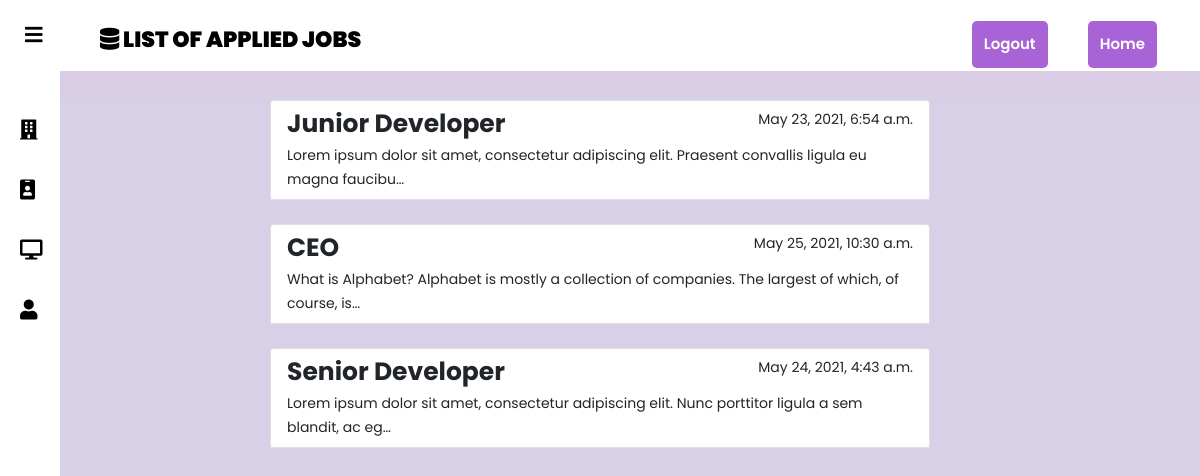
/student/appliedjobs/ (signed in), run on the app's committed database.
### company/models.py (models this page shows, shortened)
class Applicants(models.Model):
    job=models.ForeignKey(Job,null=True,on_delete=models.CASCADE)
    applicant=models.ForeignKey(get_user_model(),null=True,on_delete=models.CASCADE)
    date_of_application=models.DateField(default=timezone.now)

class Job(models.Model):
    user=models.ForeignKey(get_user_model(),null=True,on_delete=models.CASCADE)
    position=models.CharField(max_length=200)
    expected=models.TextField()
    salary=models.DecimalField(max_digits=10,decimal_places=2)
    vacancy=models.IntegerField()
    desc=models.TextField()
    job_time=models.DecimalField(max_digits=4,decimal_places=2)
    job_responsibilty=models.TextField()
    date_posted=models.DateTimeField(default=timezone.now)
    hide_key=models.BooleanField(default=False)

### student/views.py (the view)
# urls.py: path('appliedjobs/',AppliedStudentList,name="applied-job-list"),
def AppliedStudentList(request):
    applied=Applicants.objects.filter(applicant=request.user)
    context={
        'applied':applied,
    }
    return render(request,'student/applied_list.html',context)

### student/templates/student/applied_list.html (shortened to what this page needs)
{% extends 'student/basic.html'%}
{%block name%}
list of Applied Jobs
{%endblock%}
{%block display%}
    {%if request.user.is_authenticated and request.user.user_type == "student"  %}
    <div class="sidebar" style="z-index:1">
        <a href="{% url 'job-list-view' %}"><i class="fa fa-building" aria-hidden="true"></i><span>Jobs</span></a>
        <a href="{% url 'edit-resume' request.user.studentresume.id%}"><i class="fa fa-id-badge" aria-hidden="true"></i><span>Resume</span></a>
        <a id="active-link" href="{% url 'forum-main'%}"><i class="fas fa-desktop"></i><span>Forum</span></a>
        <a href="{% url 'student-profile' request.user.id %}"><i class="fa fa-user" aria-hidden="true"></i><span>Profile</span></a>
        </div>
        <div style="padding: 100px 270px;">
            {%if applied%}
              {% for apply in applied %}
              <div class="list-group">
                  <a href="{% url 'job-detail-view' apply.job.id %}" class="list-group-item list-group-item-action " aria-current="true">
                    <div class="d-flex w-100 justify-content-between">
                      <h5 class="mb-1" style="text-transform: capitalize;font-size:25px"><b>{{apply.job.position}}</b></h5>
                      <small>{{apply.job.date_posted}}</small>
                    </div>
                    <small>{{apply.job.desc|safe|truncatechars:100}}</small>
                  </a>
                  <br>
              {%endfor%}
            {%else%}
                Not applied for any Jobs Yet
            {%endif%}
        </div>
    {%else%}
    <div style="padding: 100px; font-size:larger;" >
        <h2>This Page Isnt Available</h2>
        <p>The requested URL was not found on the server. If you entered the URL manually please check your spelling and try again.</p>
    </div>
    {%endif%}
{%endblock%}

### static/student/css/student.css (style rules this page uses)
body { margin: 0; padding: 0; font-family: 'Poppins', sans-serif; background: #d7d0e6; }
.sidebar { background: #fff; margin-top: 70px; padding-top: 30px; position: fixed; left: 0; width: 250px; height: 100%; transition: 0.5s; transition-property: left; }
.sidebar a { color: #000; display: block; width: 100%; line-height: 60px; text-decoration: none; padding-left: 40px; box-sizing: border-box; transition: 0.5s; transition-property: background; }
.sidebar i { padding-right: 10px; }
#check:checked ~ .sidebar { left: -190px; }
#check:checked ~ .sidebar a { font-size: 20px; margin-left: 170px; width: 80px; }

### data on the page
Applicants: job.position "Junior Developer", job.date_posted "May 23, 2021, 6:54 a.m.", job.desc "Lorem ipsum dolor sit amet, consectetur adipiscing elit. Praesent convallis ligula eu magna faucibu…"
Applicants: job.position "CEO", job.date_posted "May 25, 2021, 10:30 a.m.", job.desc "What is Alphabet? Alphabet is mostly a collection of companies. The largest of which, of course, is…"
Applicants: job.position "Senior Developer", job.date_posted "May 24, 2021, 4:43 a.m.", job.desc "Lorem ipsum dolor sit amet, consectetur adipiscing elit. Nunc porttitor ligula a sem blandit, ac eg…"
